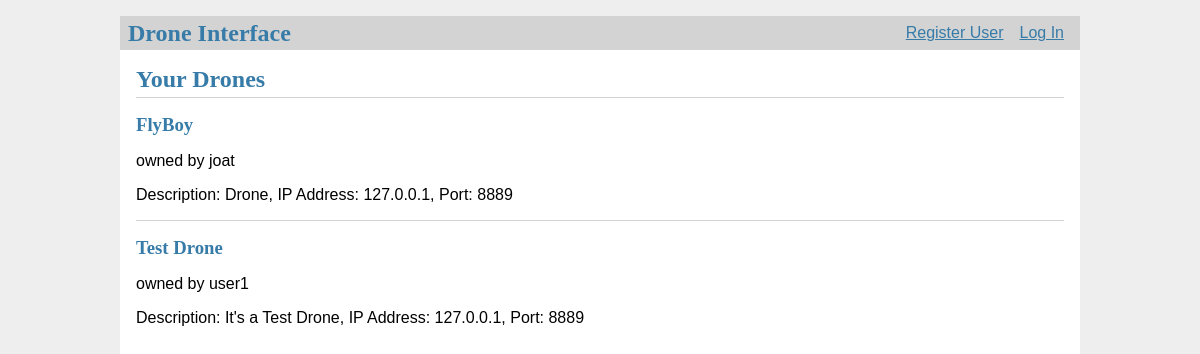
Before: / with the older database file.
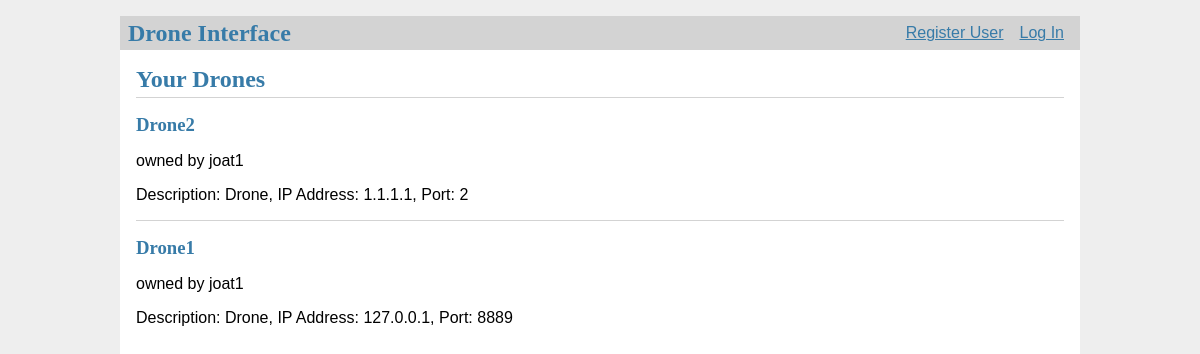
After: the same page with the newer database file.
### tables this page shows
CREATE TABLE drones (
  id INTEGER PRIMARY KEY AUTOINCREMENT,
  drone_name TEXT UNIQUE NOT NULL,
  description TEXT NOT NULL,
  ip_addr TEXT NOT NULL,
  port TEXT NOT NULL,
  mac_addr TEXT,
  owner_id INTEGER NOT NULL,
  group_id INTEGER,
  FOREIGN KEY (owner_id) REFERENCES user (id),
  FOREIGN KEY (group_id) REFERENCES groups (id)
);

CREATE TABLE user (
  id INTEGER PRIMARY KEY AUTOINCREMENT,
  username TEXT UNIQUE NOT NULL,
  password TEXT NOT NULL
);

### flaskr/drones.py (the view)
@bp.route('/')
def drones_display():
    db = get_db()
    drones = db.execute(
        'SELECT p.id, drone_name, description, ip_addr, port, u.username, owner_id'
        ' FROM drones p JOIN user u ON p.owner_id = u.id'
        ' ORDER BY p.id DESC'
    ).fetchall()
    return render_template('drones/drones_display.html', drones=drones)

### flaskr/auth.py (called while the page is built)
@bp.before_app_request
def load_logged_in_user():
    user_id = session.get('user_id')
    if user_id is None:
        g.user = None
    else:
        g.user = get_db().execute(
            'SELECT * FROM user WHERE id = ?', (user_id,)
        ).fetchone()

### flaskr/db.py (called while the page is built)
def get_db():
    if 'db' not in g:
        g.db = sqlite3.connect(
            current_app.config['DATABASE'],
            detect_types=sqlite3.PARSE_DECLTYPES
        )
        g.db.row_factory = sqlite3.Row
    return g.db

### flaskr/templates/drones/drones_display.html (shortened to what this page needs)
{% extends 'base.html' %}
{% block header %}
  <h1>{% block title %}Your Drones{% endblock %}</h1>
{% endblock %}
{% block content %}
  {% for drone in drones %}
    <article class="drone">
      <header>
        <div>
          <h1>{{ drone['drone_name'] }}</h1>
          <div class="about">owned by {{ drone['username'] }}</div>
        </div>
      </header>
        <p class="description">Description: {{ drone['description'] }},
          IP Address: {{ drone['ip_addr'] }}, Port: {{ drone['port'] }}</p>
    </article>
    {% if not loop.last %}
      <hr>
    {% endif %}
  {% endfor %}
{% endblock %}

Changed rows visible on the page:
changed drones: drone_name "FlyBoy" → "Drone2"; username "joat" → "joat1"; ip_addr "127.0.0.1" → "1.1.1.1"; port "8889" → "2"
changed drones: drone_name "Test Drone" → "Drone1"; username "user1" → "joat1"; description "It's a Test Drone" → "Drone"
